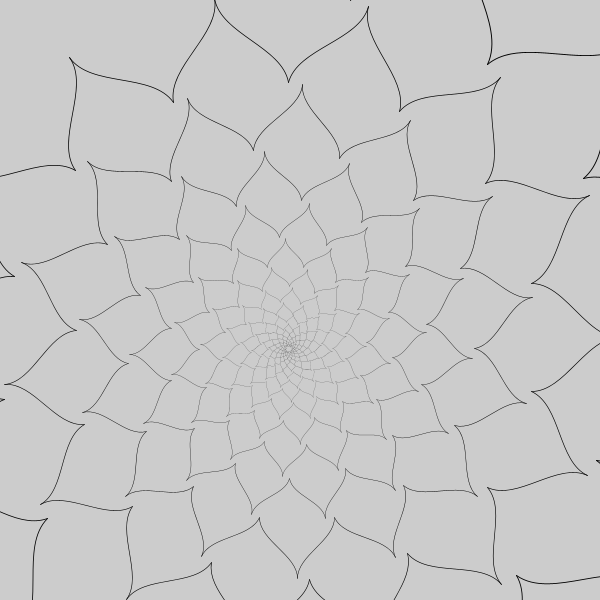
Frame 1 (no input)
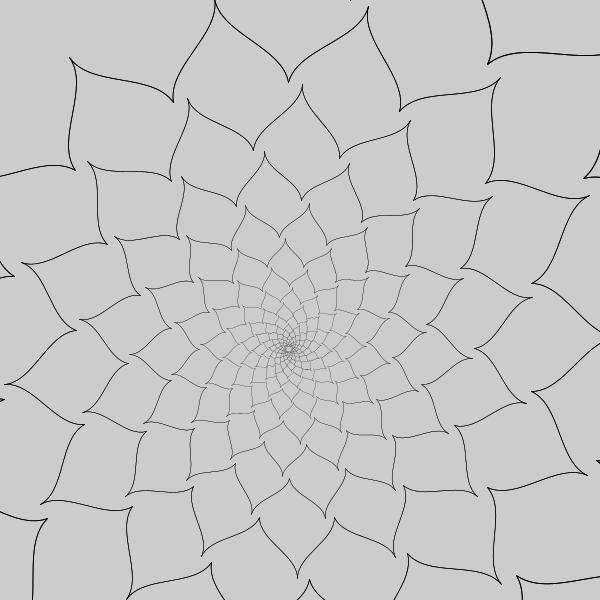
Frame 2 (the mouse pressed at the canvas centre, redrawn once)

The Processing sketch that drew these frames (run headless with seeded random() and noise(); the mouse was pressed at the canvas centre and the sketch redrawn once):

// Processing sketch: fractals
// ── fractals.pde
int repeat = 3;
int[] cPointsX;
int[] cPointsY;

void setup(){
  size(600, 600);
  
  //cPointsX = new int[]{100, 100, 20,  20, 100+80, 100+80, 20+80, 20+80};
  //cPointsY = new int[]{ 20,  70,100, 150, 150, 100, 70, 20};
  cPointsX = new int[]{80,80, 0,  0, 80+80, 80+80, 80, 80};
  cPointsY = new int[]{ -130,  -80,-50, 0, 0, -50, -80, -130};
}

void draw(){

  
  noFill();  
  
  /*for(int i = 0; i < cPointsX.length; ++i){
    stroke(25*(i+1),0,0);
    ellipse(cPointsX[i], cPointsY[i],2,2);
  }*/
  
  //1. rotate
  
  //2. shift
  translate(350, 0);
  scale(0.95);
  
  for(int i = 0; i < 250;++i){
    //translate(100, 0);
    rotate(radians(25));
    bezier(cPointsX[0], cPointsY[0], cPointsX[1], cPointsY[1], cPointsX[2], cPointsY[2], cPointsX[3], cPointsY[3]);
    bezier(cPointsX[4], cPointsY[4], cPointsX[5], cPointsY[5], cPointsX[6], cPointsY[6], cPointsX[7], cPointsY[7]);
    translate(160, 0);
    scale(0.98);
  }
  
  
  noLoop();

}
